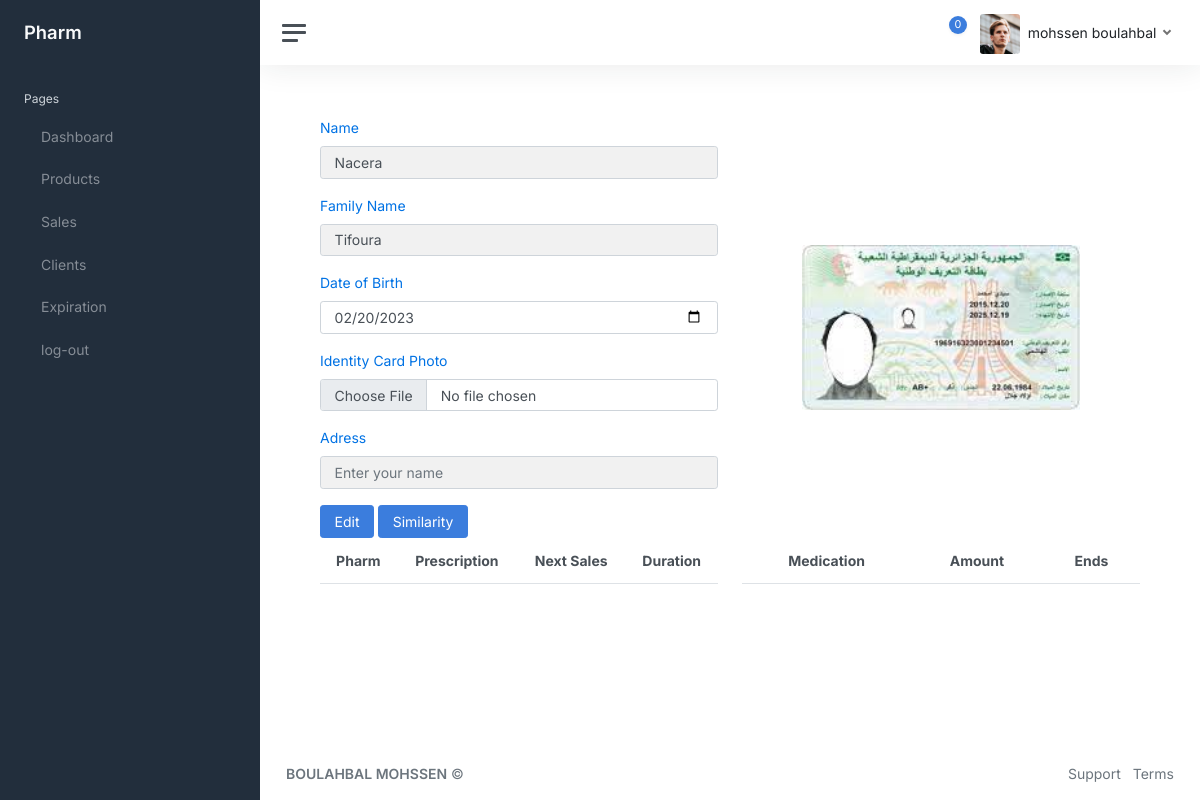
Page /profail.php?id=1 (signed in) on the earlier database version.
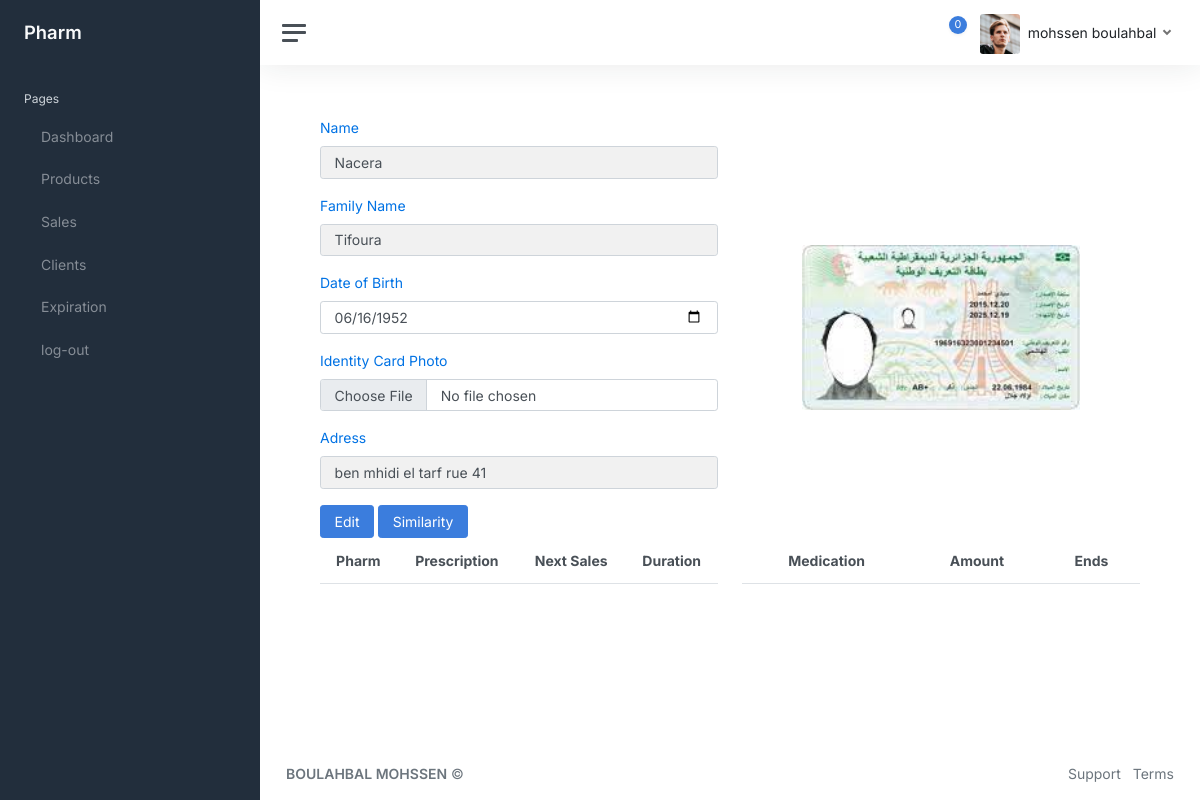
Same page on the later database version.
### tables this page shows
CREATE TABLE `client` (
  `id` int(11) NOT NULL,
  `fname` tinytext DEFAULT NULL,
  `name` tinytext DEFAULT NULL,
  `Date_of_Birth` date DEFAULT NULL,
  `created` timestamp NOT NULL DEFAULT current_timestamp(),
  `card` tinytext DEFAULT NULL,
  `adress` tinytext NOT NULL
);

### profail.php (the view, shortened to what this page needs)
<?php
include "includes/coon.php";
if (isset($_GET["id"])) {
    $user_id = $_GET["id"];
    $sql = "SELECT *  FROM `client` WHERE `id` = $user_id";
    $result = mysqli_query($coon, $sql);
    $row = mysqli_fetch_assoc($result);
}
else
{
}
?>
<!DOCTYPE html>
<html lang="en">
<head>
    <?php include "includes/head.php"; ?>
</head>
<body>
    <div class="wrapper">
        <?php include "includes/navbar.php"; ?>
        <div class="main">
            <?php include "includes/stat_navbar.php"; ?>
            <main class="content">
                <div class="container">
                    <div class="row">
                        <div class="col-md-6">
                            <form id="edit-form" action="actions/update_client.php" method="POST"
                                enctype="multipart/form-data">
                                <div class="mb-3">
                                    <label for="name" class="form-label">Name</label>
                                    <input type="text" class="form-control" id="name" name="name"
                                        placeholder="Enter your name" required
                                        value="<?php echo isset($row['name']) ? $row['name'] : ''; ?>">
                                </div>
                                <div class="mb-3">
                                    <label for="family-name" class="form-label">Family Name</label>
                                    <input type="text" class="form-control" id="family-name" name="family_name"
                                        placeholder="Enter your family name" required
                                        value="<?php echo isset($row['fname']) ? $row['fname'] : ''; ?>">
                                </div>
                                <div class="mb-3">
                                    <label for="dob" class="form-label">Date of Birth</label>
                                    <input type="date" class="form-control" id="dob" name="date_of_birth" required
                                        value="<?php echo isset($row['Date_of_Birth']) ? $row['Date_of_Birth'] : ''; ?>">
                                </div>
                                <div class="mb-3">
                                    <label for="id-card-photo" class="form-label">Identity Card Photo</label>
                                    <input type="file" class="form-control" id="id-card-photo" name="id_card_photo"
                                        accept="image/*" required>
                                </div>
                                <div class="mb-3">
                                    <label for="adress" class="form-label">Adress</label>
                                    <input type="text" class="form-control" id="adress" name="adress"
                                        placeholder="Enter your name" required
                                        value="<?php echo isset($row['adress']) ? $row['adress'] : ''; ?>">
                                </div>
                                <button type="submit" class="btn btn-primary">Edit</button>
                                <button type="button" id="similarity-btn" class="btn btn-primary"
                                    onclick="openModal()">Similarity</button>
                            </form>
                        </div>
                        <div class="col-md-6">
                            <div class="d-flex justify-content-center align-items-center h-100">
                                <?php
                                if (isset($row['card']) && !empty($row['card'])) {
                                    echo '<img src="actions/img/' . $row['card'] . '" alt="ID Card" class="img-fluid profile">';
                                } else {
                                    echo '<img src="img/user_null.jpg" alt="ID Card" class="img-fluid profile">';
                                }
                                ?>
                            </div>
                        </div>
                    </div>
                    <div class="row">
                        <div class="col-md-6">
                            <table class="table ">
                                <thead>
                                    <tr>
                                        <th scope="col">Pharm</th>
                                        <th scope="col">Prescription</th>
                                        <th scope="col">Next Sales</th>
                                        <th scope="col">Duration</th>
                                    </tr>
                                </thead>
                            </table>
                        </div>
                        <div class="col-md-6">
                            <table class="table">
                                <thead>
                                    <tr>
                                        <th scope="col">Medication</th>
                                        <th scope="col">Amount</th>
                                        <th scope="col">Ends</th>
                                    </tr>
                                </thead>
                            </table>
                        </div>
                    </div>
                </div>
            </main>
            <?php include "includes/footer.php"; ?>
        </div>
    </div>
</body>
</html>

### includes/head.php (shortened to what this page needs)
<link href="assest/boot/dist/css/bootstrap.min.css" rel="stylesheet">
<link rel="stylesheet" type="text/css" href="css/datatables.min.css" />
<link rel="stylesheet" type="text/css" href="css/main.css" />
<link rel="stylesheet" type="text/css" href="css/buttons.dataTables.min.css">
<link rel="stylesheet" type="text/css" href="css/jquery.dataTables.min.css">
<link href="css/app.css" rel="stylesheet">
<link href="assest/fontawesome/css/all.css" rel="stylesheet">

### includes/navbar.php (shortened to what this page needs)
<nav id="sidebar" class="sidebar js-sidebar">
	<div class="sidebar-content js-simplebar">
		<a class="sidebar-brand" href="">
			<span class="align-middle">Pharm </span>
		</a>
		<ul class="sidebar-nav">
			<li class="sidebar-header">
				Pages
			</li>
			<li class="sidebar-item">
				<a class="sidebar-link" href="index.php">
					<i class="align-middle" data-feather="sliders"></i> <span class="align-middle">Dashboard</span>
				</a>
			</li>
			<li class="sidebar-item">
				<a class="sidebar-link" href="products.php">
					<i class="align-middle" data-feather="package"></i> <span class="align-middle">Products </span>
				</a>
			</li>
			<li class="sidebar-item">
				<a class="sidebar-link" href="sales.php">
					<i class="align-middle" data-feather="shopping-cart"></i> <span class="align-middle">Sales </span>
				</a>
			</li>
			<li class="sidebar-item">
				<a class="sidebar-link" href="clients.php">
					<i class="align-middle" data-feather="users"></i> <span class="align-middle">Clients</span>
				</a>
			</li>
			<li class="sidebar-item">
				<a class="sidebar-link" href="expiration.php">
					<i class="align-middle" data-feather="trash"></i> <span class="align-middle">Expiration</span>
				</a>
			</li>
			<li class="sidebar-item">
				<a class="sidebar-link" href="lougout.php">
					<i class="align-middle" data-feather="log-out"></i> <span class="align-middle">log-out</span>
				</a>
			</li>
		</ul>
	</div>
</nav>

### includes/stat_navbar.php (shortened to what this page needs)
<nav class="navbar navbar-expand navbar-light navbar-bg">
	<a class="sidebar-toggle js-sidebar-toggle">
		<i class="hamburger align-self-center"></i>
	</a>
	<div class="navbar-collapse collapse">
		<ul class="navbar-nav navbar-align">
			<li class="nav-item dropdown">
				<a class="nav-icon dropdown-toggle" href="#" id="alertsDropdown" data-bs-toggle="dropdown">
					<div class="position-relative">
						<span class="indicator">0</span>
					</div>
				</a>
			</li>
			<li class="nav-item dropdown">
				<a class="nav-link dropdown-toggle d-none d-sm-inline-block" href="#" data-bs-toggle="dropdown">
					<img src="img/avatars/avatar.jpg" class="avatar img-fluid rounded me-1" alt="user" /> <span
						class="text-dark">
						<?php echo $_SESSION['name']; ?>
					</span>
				</a>
			</li>
		</ul>
	</div>
</nav>

### includes/footer.php
<footer class="footer">
	<div class="container-fluid">
		<div class="row text-muted">
			<div class="col-6 text-start">
				<p class="mb-0">
					<a class="text-muted" href="https://www.instagram.com/not_found_b_y/" target="_blank"><strong>BOULAHBAL MOHSSEN</strong></a>
					&copy;
				</p>
			</div>
			<div class="col-6 text-end">
				<ul class="list-inline">
					<li class="list-inline-item">
						<a class="text-muted" href="" target="_blank">Support</a>
					</li>
					<li class="list-inline-item">
						<a class="text-muted" href="" target="_blank">Terms</a>
					</li>
				</ul>
			</div>
		</div>
	</div>
</footer>

### css/main.css (style rules this page uses)
.container { background-color: white; }
.container-fluid { background-color: white; }
body { background-color: white; }
* { box-sizing: border-box; }
input { border: 1px solid transparent; background-color: #f1f1f1; padding: 10px; }
input[type=text] { background-color: #f1f1f1; width: 100%; }

### includes/head.php (style rules this page uses)
main, table { background-color: #FFFFFF !important; }

### profail.php (style rules this page uses)
.profile { width: 70%; height: auto; max-width: 100%; }
th , td { text-align: center ; }

Differences in the rows shown:
changed client "Nacera": date_of_birth "02/20/2023" → "06/16/1952"; adress (not shown) → "ben mhidi el tarf rue 41"
